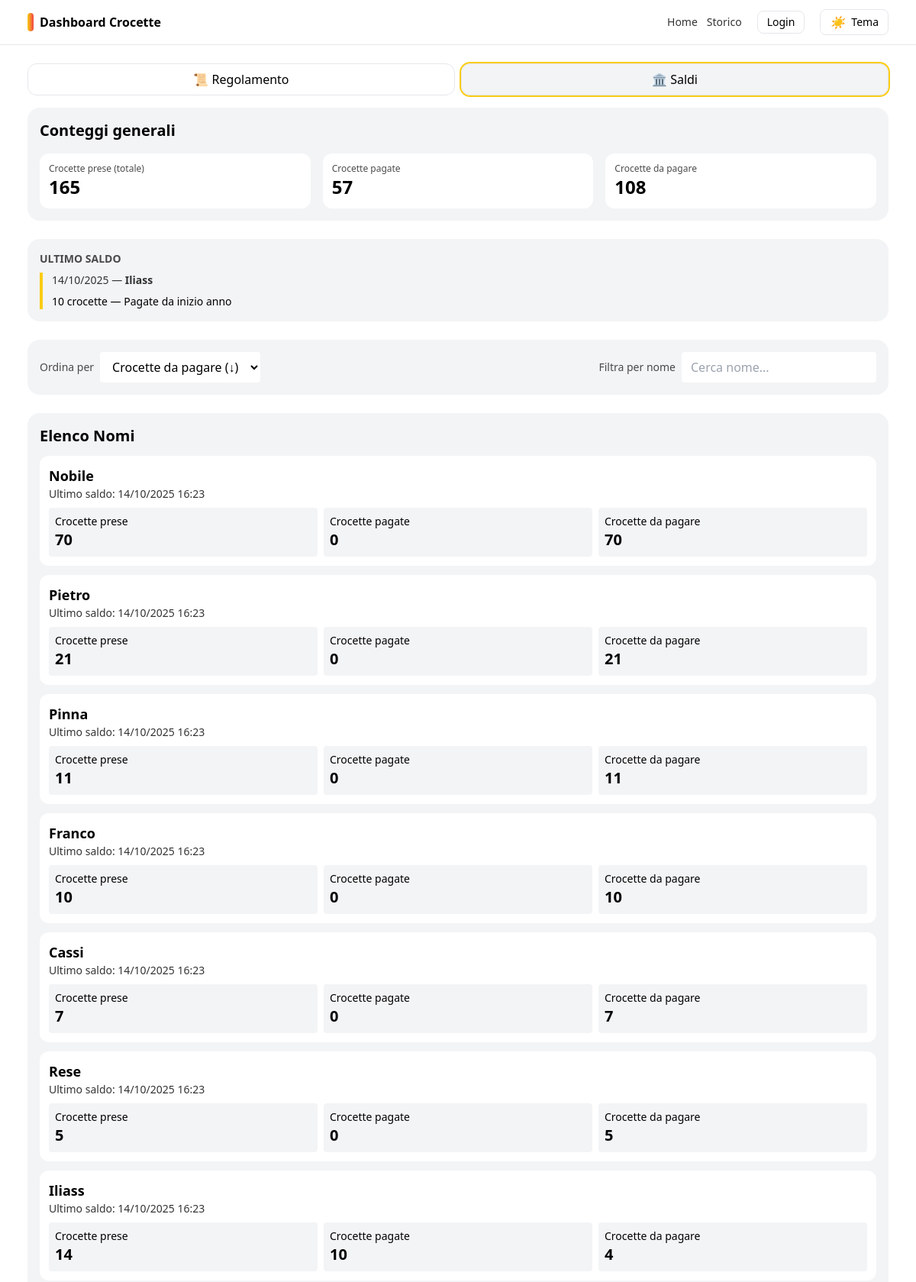
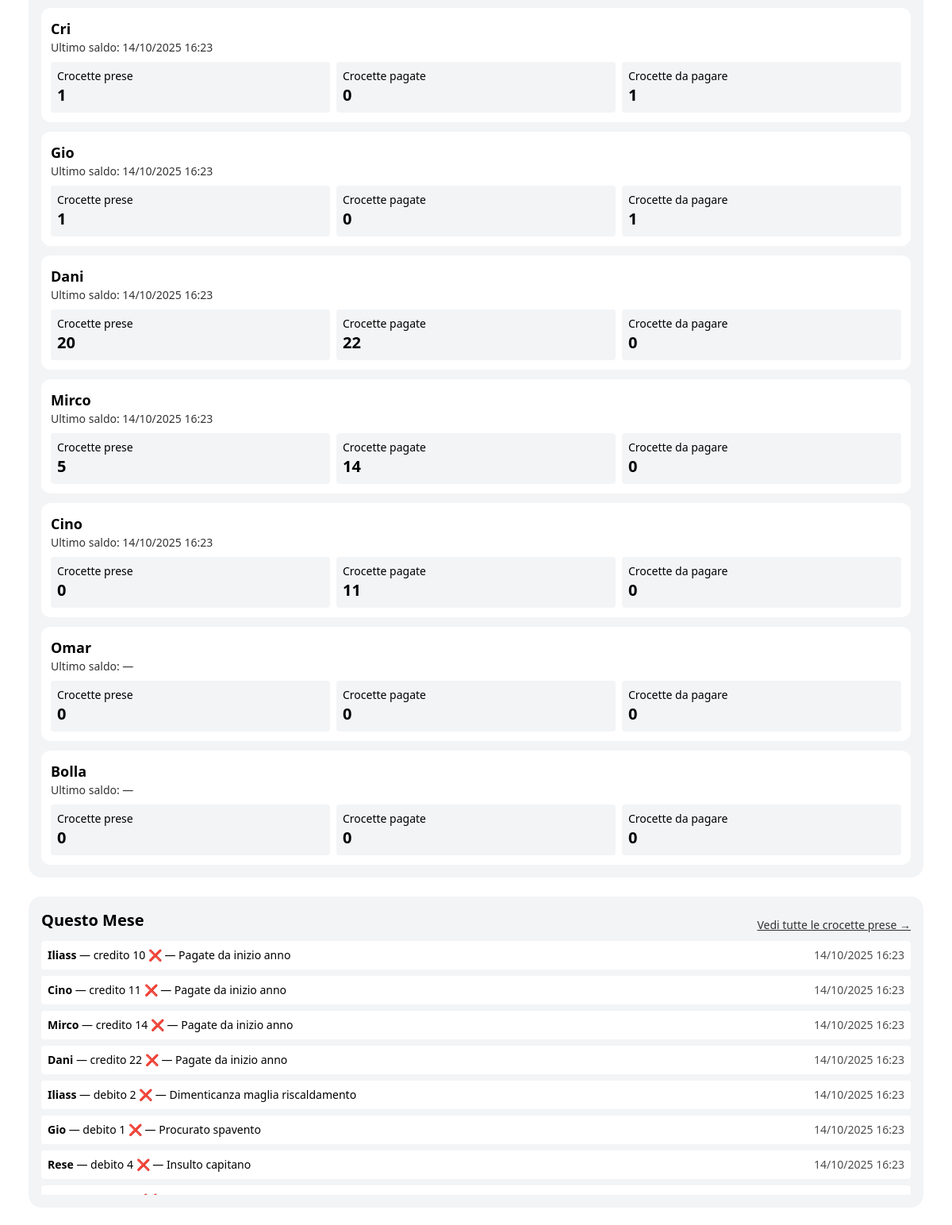
The page / (upper part) on the database its author committed (2 pictures, top to bottom).
### app/models.py (models this page shows)
class Movement(Base):
    __tablename__ = "movements"
    id: Mapped[int] = mapped_column(Integer, primary_key=True)
    member_id: Mapped[int] = mapped_column(ForeignKey("members.id", ondelete="CASCADE"), index=True)
    user_id: Mapped[int] = mapped_column(ForeignKey("users.id"), index=True)
    created_at: Mapped[datetime] = mapped_column(DateTime, default=datetime.utcnow, index=True)
    kind: Mapped[str] = mapped_column(String(10), default="debit")  # debit|credit
    note: Mapped[str] = mapped_column(String(200), default="")
    crocette: Mapped[int] = mapped_column(Integer, default=0)
    casse: Mapped[int] = mapped_column(Integer, default=0)
    rule_id: Mapped[int | None] = mapped_column(ForeignKey("rules.id"), nullable=True)
    member: Mapped[Member] = relationship(back_populates="movements")
    rule: Mapped[Rule | None] = relationship()

class Member(Base):
    __tablename__ = "members"
    id: Mapped[int] = mapped_column(Integer, primary_key=True)
    name: Mapped[str] = mapped_column(String(80), unique=True, index=True)
    created_at: Mapped[datetime] = mapped_column(DateTime, default=datetime.utcnow)
    movements: Mapped[list[Movement]] = relationship(back_populates="member", cascade="all, delete-orphan")

### app/main.py (the view)
@app.get("/", response_class=HTMLResponse)
async def index(request: Request, db: Session = Depends(get_db)):
    rules = db.query(Rule).filter(Rule.active == True).all()
    members = db.query(Member).all()
    rows = []
    for m in members:
        deb_croc = sum(x.crocette for x in m.movements if x.kind == "debit")
        cre_croc = sum(x.crocette for x in m.movements if x.kind == "credit")
        rows.append({
            "id": m.id,
            "name": m.name,
            "crocette_prese": deb_croc,
            "crocette_pagate": cre_croc,
            "crocette_da_pagare": max(0, deb_croc - cre_croc),
            "last": max([x.created_at for x in m.movements], default=None)
        })
    totals = aggregate(db)
    now = datetime.now()
    month_start = datetime(now.year, now.month, 1)
    last_month = (
        db.query(Movement)
        .filter(Movement.created_at >= month_start)
        .order_by(Movement.created_at.desc())
        .limit(50)
        .all()
    )
    latest_movement = db.query(Movement).order_by(Movement.created_at.desc()).first()
    user = get_optional_user(request, db)
    cal_text = load_calendar_text()
    events = parse_calendar_text(cal_text)
    upcoming_pastes = [e for e in events if e["type"] == "paste" and e["date"] >= now][:5]
    matches = [e for e in events if e["type"] in ("home", "away") and e["date"] >= now]
    next_match = matches[0] if matches else None
    return templates.TemplateResponse("index.html", {
        "request": request,
        "rules": rules,
        "rows": rows,
        "totals": totals,
        "last_month": last_month,
        "latest_movement": latest_movement,
        "user": user,
        "calendar_text": cal_text,
        "upcoming_pastes": upcoming_pastes,
        "next_match": next_match,
    })

### app/templates/index.html (shortened to what this page needs)
{% extends "base.html" %}
{% block content %}
<div class="max-w-6xl mx-auto mb-4">
  <div class="grid grid-cols-2 gap-2" role="tablist" aria-label="Sezioni dashboard">
    <a id="tab-reg" href="#reg"
       class="tab px-4 py-2 rounded-xl border border-neutral-700 hover:ring-team cursor-pointer block text-center"
       aria-selected="false">📜 Regolamento</a>
    <a id="tab-saldi" href="#saldi"
       class="tab px-4 py-2 rounded-xl border border-neutral-700 hover:ring-team cursor-pointer block text-center"
       aria-selected="true">🏛️ Saldi</a>
  </div>
</div>
<div id="pane-saldi" class="space-y-6">
  <section class="p-4 rounded-2xl bg-neutral-800">
    <h2 class="text-xl font-semibold mb-4">Conteggi generali</h2>
    <div class="grid grid-cols-1 md:grid-cols-3 gap-4">
      <div class="p-3 rounded-xl bg-neutral-900">
        <div class="text-xs opacity-70">Crocette prese (totale)</div>
        <div class="text-2xl font-bold">{{ totals.crocette_prese_total }}</div>
      </div>
      <div class="p-3 rounded-xl bg-neutral-900">
        <div class="text-xs opacity-70">Crocette pagate</div>
        <div class="text-2xl font-bold">{{ totals.crocette_pagate }}</div>
      </div>
      <div class="p-3 rounded-xl bg-neutral-900">
        <div class="text-xs opacity-70">Crocette da pagare</div>
        <div class="text-2xl font-bold">{{ totals.crocette_da_pagare }}</div>
      </div>
    </div>
  </section>
  <section class="p-4 rounded-2xl bg-neutral-800">
    <h2 class="text-sm font-semibold opacity-70 mb-2">ULTIMO SALDO</h2>
    {% if latest_movement %}
      <div class="border-l-4 border-team pl-3">
        <div class="text-sm opacity-80">
          {{ latest_movement.created_at.strftime('%d/%m/%Y') }} — <b>{{ latest_movement.member.name }}</b>
        </div>
        <div class="mt-2 text-sm">
          {% if latest_movement.crocette %}{{ latest_movement.crocette }} crocette{% endif %}
          {% if latest_movement.note %} — {{ latest_movement.note }}{% endif %}
        </div>
      </div>
    {% else %}
      <div class="opacity-70 text-sm">Nessun movimento ancora presente.</div>
    {% endif %}
  </section>
  <section class="p-4 rounded-2xl bg-neutral-800">
    <div class="flex flex-col md:flex-row md:items-center md:justify-between gap-3">
      <div class="flex items-center gap-2">
        <label class="text-sm opacity-70">Ordina per</label>
        <select id="sort" class="px-3 py-2 rounded bg-neutral-900">
          <option value="crocette_due-desc" selected>Crocette da pagare (↓)</option>
        </select>
      </div>
      <div class="flex items-center gap-2">
        <label class="text-sm opacity-70">Filtra per nome</label>
        <input id="filterName" placeholder="Cerca nome..." class="px-3 py-2 rounded bg-neutral-900" />
      </div>
    </div>
  </section>
  <section class="p-4 rounded-2xl bg-neutral-800">
    <h2 class="text-xl font-semibold mb-3">Elenco Nomi</h2>
    <div id="members" class="flex flex-col gap-3">
      {% for r in rows %}
      <div class="p-3 rounded-xl bg-neutral-900 member"
           data-name="{{ r.name | lower }}"
           data-cpre="{{ r.crocette_prese }}"
           data-cpay="{{ r.crocette_pagate }}"
           data-cdue="{{ r.crocette_da_pagare }}"
           data-last="{{ r.last.isoformat() if r.last else '' }}">
        <div class="font-semibold text-lg">{{ r.name }}</div>
        <div class="text-sm opacity-80">Ultimo saldo: {{ r.last.strftime('%d/%m/%Y %H:%M') if r.last else '—' }}</div>
        <div class="grid grid-cols-1 md:grid-cols-3 gap-2 mt-2 text-sm">
          <div class="p-2 rounded bg-neutral-800">Crocette prese <div class="text-xl font-bold">{{ r.crocette_prese }}</div></div>
          <div class="p-2 rounded bg-neutral-800">Crocette pagate <div class="text-xl font-bold">{{ r.crocette_pagate }}</div></div>
          <div class="p-2 rounded bg-neutral-800">Crocette da pagare <div class="text-xl font-bold">{{ r.crocette_da_pagare }}</div></div>
        </div>
      </div>
      {% endfor %}
    </div>
  </section>
  <section class="p-4 rounded-2xl bg-neutral-800">
    <div class="flex items-center justify-between">
      <h2 class="text-xl font-semibold mb-3">Questo Mese</h2>
      <a href="/storico?kind=debit" class="text-sm underline opacity-80 hover:text-team">Vedi tutte le crocette prese →</a>
    </div>
    <ul class="space-y-2 text-sm max-h-80 overflow-auto">
      {% for m in last_month %}
      <li class="p-2 rounded bg-neutral-900 flex justify-between">
        <span>
          <b>{{ m.member.name }}</b> — {{ 'debito' if m.kind == 'debit' else 'credito' }}
          {% if m.crocette %}{{ m.crocette }} ❌{% endif %}
          {% if m.note %} — {{ m.note }}{% endif %}
        </span>
        <span class="opacity-70">{{ m.created_at.strftime('%d/%m/%Y %H:%M') }}</span>
      </li>
      {% else %}
      <li class="opacity-70">Nessun movimento nel mese corrente</li>
      {% endfor %}
    </ul>
  </section>
</div>
{% endblock %}

### app/templates/base.html (style rules this page uses)
:root { --team-yellow: #facc15; --team-red: #ef4444; --bg-page: #0a0a0a; --bg-surface-1: #0f0f0f; --bg-surface-2: #1f1f1f; --text-primary: #e5e7eb; --text-muted: #9ca3af; --border-col: #374151; --tab-on: var(--bg-surface-2); --tab-off: var(--bg-surface-1); }
body.theme-light { --bg-page: #ffffff; --bg-surface-1: #ffffff; --bg-surface-2: #f3f4f6; --text-primary: #111827; --text-muted: #6b7280; --border-col: #e5e7eb; --tab-on: var(--bg-surface-2); --tab-off: var(--bg-surface-1); }
.bg-neutral-900 { background-color: var(--bg-surface-1) !important; }
.bg-neutral-800 { background-color: var(--bg-surface-2) !important; }
.border-neutral-700 { border-color: var(--border-col) !important; }
.border-team { border-color: var(--team-yellow) !important; }
.tab { background: var(--tab-off); }
.tab[aria-selected="true"] { background: var(--tab-on); outline: 2px solid var(--team-yellow); }

### rows shown on the page
Movement: created_at "14/10/2025", crocette "10", note "Pagate da inizio anno", member.name "Iliass", kind "credito", created_at "14/10/2025 16:23"
Member: member.name "Iliass", name "Iliass", last "14/10/2025 16:23", crocette_prese "14", crocette_pagate "10", crocette_da_pagare "4"
Member: name "Cri", last "14/10/2025 16:23", crocette_prese "1", crocette_pagate "0", crocette_da_pagare "1"
Member: name "Dani", last "14/10/2025 16:23", crocette_prese "20", crocette_pagate "22", crocette_da_pagare "0"
Member: name "Rese", last "14/10/2025 16:23", crocette_prese "5", crocette_pagate "0", crocette_da_pagare "5"
Member: name "Mirco", last "14/10/2025 16:23", crocette_prese "5", crocette_pagate "14", crocette_da_pagare "0"
Member: name "Gio", last "14/10/2025 16:23", crocette_prese "1", crocette_pagate "0", crocette_da_pagare "1"
Member: name "Franco", last "14/10/2025 16:23", crocette_prese "10", crocette_pagate "0", crocette_da_pagare "10"
Member: name "Cino", last "14/10/2025 16:23", crocette_prese "0", crocette_pagate "11", crocette_da_pagare "0"
Member: name "Pinna", last "14/10/2025 16:23", crocette_prese "11", crocette_pagate "0", crocette_da_pagare "11"
Member: name "Pietro", last "14/10/2025 16:23", crocette_prese "21", crocette_pagate "0", crocette_da_pagare "21"
Member: name "Omar", last "—", crocette_prese "0", crocette_pagate "0", crocette_da_pagare "0"
Member: name "Bolla", last "—", crocette_prese "0", crocette_pagate "0", crocette_da_pagare "0"
Member: name "Nobile", last "14/10/2025 16:23", crocette_prese "70", crocette_pagate "0", crocette_da_pagare "70"
Member: name "Cassi", last "14/10/2025 16:23", crocette_prese "7", crocette_pagate "0", crocette_da_pagare "7"
Movement: member.name "Cino", kind "credito", crocette "11", note "Pagate da inizio anno", created_at "14/10/2025 16:23"
Movement: member.name "Mirco", kind "credito", crocette "14", note "Pagate da inizio anno", created_at "14/10/2025 16:23"
Movement: member.name "Dani", kind "credito", crocette "22", note "Pagate da inizio anno", created_at "14/10/2025 16:23"
Movement: member.name "Iliass", kind "debito", crocette "2", note "Dimenticanza maglia riscaldamento", created_at "14/10/2025 16:23"
Movement: member.name "Gio", kind "debito", crocette "1", note "Procurato spavento", created_at "14/10/2025 16:23"
Movement: member.name "Rese", kind "debito", crocette "4", note "Insulto capitano", created_at "14/10/2025 16:23"

### other values the page prints
{{ totals.crocette_prese_total }} "165"
{{ totals.crocette_pagate }} "57"
{{ totals.crocette_da_pagare }} "108"
